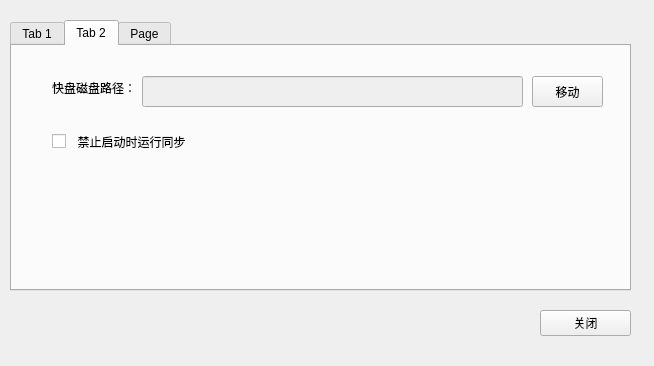
<?xml version="1.0" encoding="UTF-8"?>
<ui version="4.0">
 <class>PreferenceDialog</class>
 <widget class="QDialog" name="PreferenceDialog">
  <property name="geometry">
   <rect>
    <x>0</x>
    <y>0</y>
    <width>654</width>
    <height>366</height>
   </rect>
  </property>
  <property name="windowTitle">
   <string>Dialog</string>
  </property>
  <widget class="QTabWidget" name="preferenceTab">
   <property name="geometry">
    <rect>
     <x>10</x>
     <y>20</y>
     <width>621</width>
     <height>271</height>
    </rect>
   </property>
   <property name="currentIndex">
    <number>1</number>
   </property>
   <widget class="QWidget" name="tab">
    <attribute name="title">
     <string>Tab 1</string>
    </attribute>
    <widget class="QLabel" name="label">
     <property name="geometry">
      <rect>
       <x>30</x>
       <y>20</y>
       <width>81</width>
       <height>31</height>
      </rect>
     </property>
     <property name="text">
      <string>版本号: 1.0</string>
     </property>
    </widget>
    <widget class="QLabel" name="label_2">
     <property name="geometry">
      <rect>
       <x>30</x>
       <y>60</y>
       <width>61</width>
       <height>31</height>
      </rect>
     </property>
     <property name="text">
      <string>账号:</string>
     </property>
    </widget>
    <widget class="QLabel" name="accountLabel">
     <property name="geometry">
      <rect>
       <x>100</x>
       <y>60</y>
       <width>341</width>
       <height>31</height>
      </rect>
     </property>
     <property name="text">
      <string/>
     </property>
    </widget>
    <widget class="QPushButton" name="unlinkButton">
     <property name="geometry">
      <rect>
       <x>470</x>
       <y>60</y>
       <width>91</width>
       <height>31</height>
      </rect>
     </property>
     <property name="text">
      <string>断开连接</string>
     </property>
    </widget>
    <widget class="QLabel" name="spaceLabel">
     <property name="geometry">
      <rect>
       <x>30</x>
       <y>120</y>
       <width>131</width>
       <height>31</height>
      </rect>
     </property>
     <property name="text">
      <string/>
     </property>
    </widget>
    <widget class="QLabel" name="usedSpaceLabel">
     <property name="geometry">
      <rect>
       <x>290</x>
       <y>120</y>
       <width>201</width>
       <height>31</height>
      </rect>
     </property>
     <property name="text">
      <string/>
     </property>
    </widget>
    <widget class="QLabel" name="maxFileSizeLabel">
     <property name="geometry">
      <rect>
       <x>30</x>
       <y>170</y>
       <width>171</width>
       <height>31</height>
      </rect>
     </property>
     <property name="text">
      <string/>
     </property>
    </widget>
   </widget>
   <widget class="QWidget" name="tab_2">
    <attribute name="title">
     <string>Tab 2</string>
    </attribute>
    <widget class="QLineEdit" name="dirLine">
     <property name="enabled">
      <bool>false</bool>
     </property>
     <property name="geometry">
      <rect>
       <x>130</x>
       <y>30</y>
       <width>381</width>
       <height>31</height>
      </rect>
     </property>
    </widget>
    <widget class="QLabel" name="label_3">
     <property name="geometry">
      <rect>
       <x>40</x>
       <y>26</y>
       <width>101</width>
       <height>31</height>
      </rect>
     </property>
     <property name="text">
      <string>快盘磁盘路径：</string>
     </property>
    </widget>
    <widget class="QPushButton" name="moveButton">
     <property name="geometry">
      <rect>
       <x>520</x>
       <y>30</y>
       <width>71</width>
       <height>31</height>
      </rect>
     </property>
     <property name="text">
      <string>移动</string>
     </property>
    </widget>
    <widget class="QCheckBox" name="runsysche">
     <property name="geometry">
      <rect>
       <x>40</x>
       <y>80</y>
       <width>251</width>
       <height>31</height>
      </rect>
     </property>
     <property name="text">
      <string>  禁止启动时运行同步</string>
     </property>
    </widget>
   </widget>
   <widget class="QWidget" name="tab_3">
    <attribute name="title">
     <string>Page</string>
    </attribute>
    <widget class="QLabel" name="label_4">
     <property name="geometry">
      <rect>
       <x>40</x>
       <y>70</y>
       <width>411</width>
       <height>41</height>
      </rect>
     </property>
     <property name="text">
      <string>作者:ywchen2000           Email: ywchen2000@gmail.com</string>
     </property>
    </widget>
    <widget class="QLabel" name="label_5">
     <property name="geometry">
      <rect>
       <x>40</x>
       <y>120</y>
       <width>201</width>
       <height>41</height>
      </rect>
     </property>
     <property name="text">
      <string>Copyright © 2011-2012</string>
     </property>
    </widget>
    <widget class="QLabel" name="label_6">
     <property name="geometry">
      <rect>
       <x>40</x>
       <y>20</y>
       <width>131</width>
       <height>31</height>
      </rect>
     </property>
     <property name="text">
      <string>关于IPanForLinux</string>
     </property>
    </widget>
    <widget class="QLabel" name="label_7">
     <property name="geometry">
      <rect>
       <x>40</x>
       <y>180</y>
       <width>381</width>
       <height>31</height>
      </rect>
     </property>
     <property name="font">
      <font>
       <pointsize>16</pointsize>
      </font>
     </property>
     <property name="text">
      <string>主页:&lt;a href=&quot;http://www.ipanx.net&quot;&gt;http://www.ipanx.net&lt;/a&gt;</string>
     </property>
    </widget>
   </widget>
  </widget>
  <widget class="QPushButton" name="closeButton">
   <property name="geometry">
    <rect>
     <x>540</x>
     <y>310</y>
     <width>91</width>
     <height>26</height>
    </rect>
   </property>
   <property name="text">
    <string>关闭</string>
   </property>
  </widget>
 </widget>
 <resources/>
 <connections/>
</ui>
